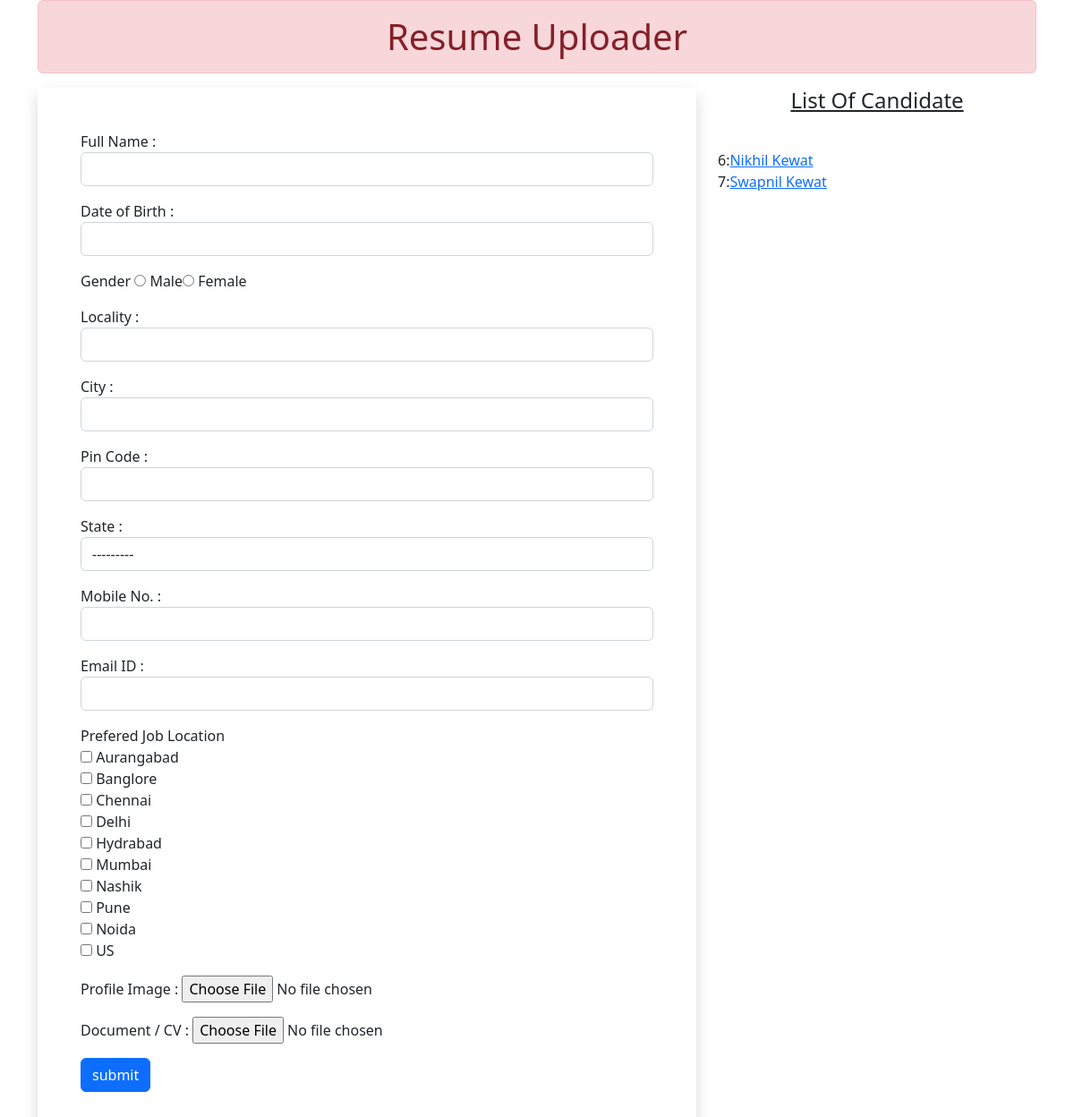
The page / on the database its author committed.
### myapp/models.py (models this page shows)
class Resume(models.Model):
    name = models.CharField(max_length=100)
    dob = models.DateField(auto_now=False,auto_now_add=False)
    gender = models.CharField(max_length=100)
    locality = models.CharField(max_length=100)
    city = models.CharField(max_length=100)
    pin = models.PositiveIntegerField()
    state = models.CharField(choices= STATE_CHOICE, max_length=100)
    mobile = models.PositiveIntegerField()
    email = models.EmailField()
    job_city = models.CharField(max_length=100)
    profile_image= models.ImageField(upload_to='profileimg/',blank=True)
    my_file = models.FileField(upload_to='doc/',blank=True)

### myapp/views.py (the view, shortened to what this page needs)
# urls.py: path('',views.HomeView.as_view(),name='home'),
class HomeView(View):
    def get(self,request):
        form = ResumeForm()
        candidates=Resume.objects.all()
        return render(request,'myapp/home.html',{'candidates':candidates,'form':form})

### myapp/templates/myapp/home.html (shortened to what this page needs)
<!doctype html>
{% load static %}
<html lang="en">
<head>
  <link href="https://cdn.jsdelivr.net/npm/bootstrap@5.2.0/dist/css/bootstrap.min.css" rel="stylesheet"
>
  <link rel="stylesheet" href="//code.jquery.com/ui/1.13.2/themes/base/jquery-ui.css">
</head>
<body>
  <div class="container mb-5">
    <h1 class="alert alert-danger text-center p-3">Resume Uploader</h1>
    <div class="row">
      <div class="col-sm-8">
        <form action="" method="post" enctype="multipart/form-data" class="shadow p-5">
          {% for fm in form %}
          <div class="form-group mb-3">
            {{fm.label}} {{fm}}
          </div>
          {% endfor %}
          <input type="submit" value="submit" class="btn btn-primary">
        </form>
      </div>
      <div class="col-sm-4">
        <h4 class="text-center mb-3"><u>List Of Candidate</u></h4>
        {% for candidate in candidates %}
        <br>
        {{candidate.id}}:<a href="{% url 'candidate' candidate.id  %}">{{candidate.name}}</a>
        {% endfor %}
      </div>
    </div>
  </div>
</body>
</html>

### myapp/templates/myapp/home.html (style rules this page uses)
#id_gender { list-style-type: none; display: inline-flex; }
#id_job_city { list-style-type: none; }

### rows shown on the page
Resume: id "6", name "Nikhil Kewat"
Resume: id "7", name "Swapnil Kewat"

### other values the page prints
{{ fm.label }} "Full Name :" "Date of Birth :" "Gender" "Locality :" "City :" "Pin Code :" "State :" "Mobile No. :" "Email ID :" "Prefered Job Location" "Profile Image :" "Document / CV :"
